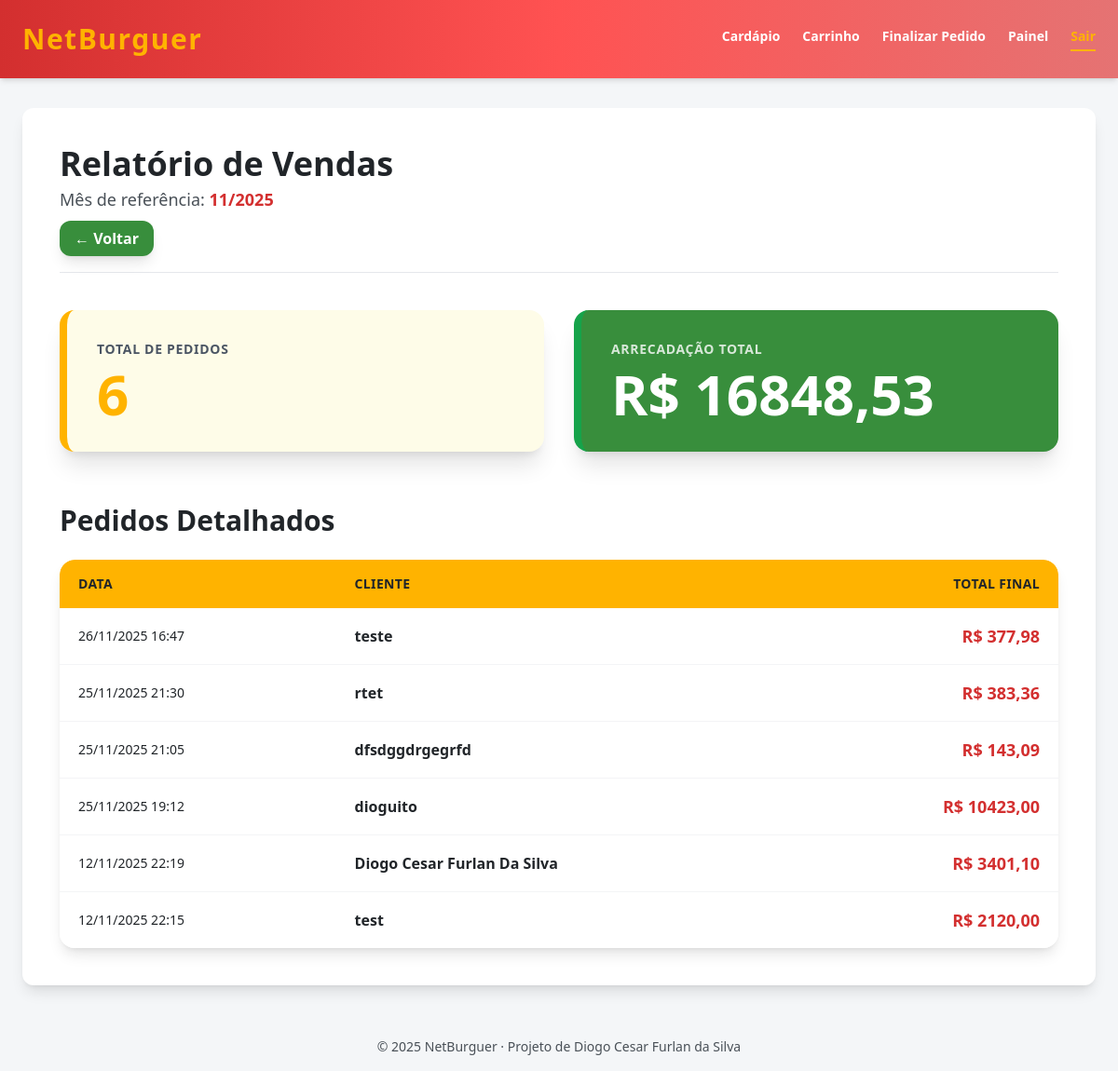
The app's page /painel/pedidos/relatorio/ (signed in), older data.
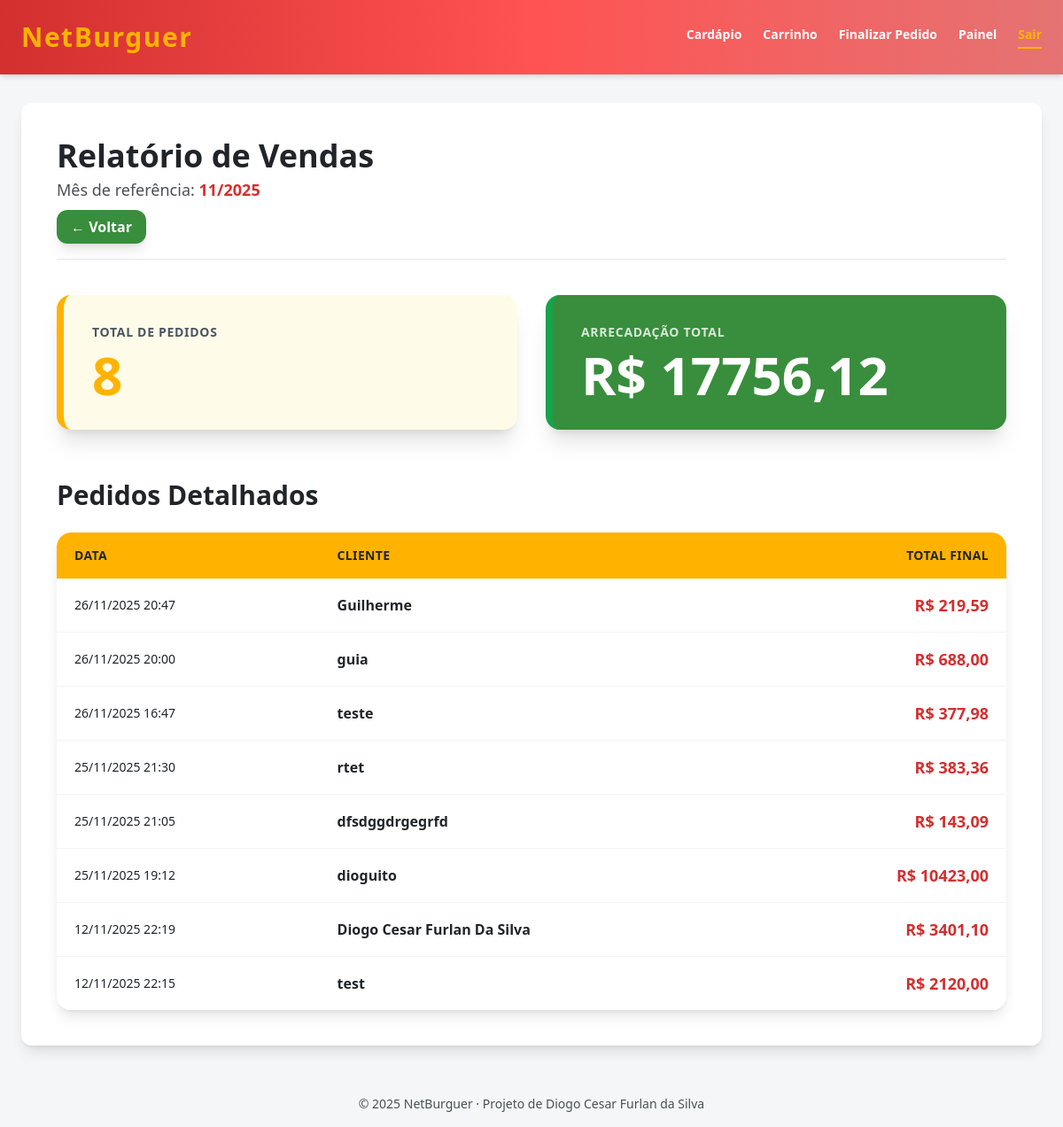
The same page, newer data.
### cardapio/models.py (models this page shows, shortened)
class Pedido(models.Model):
    nome_cliente = models.CharField(max_length=100, verbose_name="Nome do Cliente")
    endereco_entrega = models.CharField(max_length=255, verbose_name="Endereço de Entrega")
    data_criacao = models.DateTimeField(default=timezone.now, verbose_name="Data do Pedido")
    total_bruto = models.DecimalField(max_digits=8, decimal_places=2, default=0.00, verbose_name="Total Bruto")
    desconto_aplicado = models.DecimalField(max_digits=8, decimal_places=2, default=0.00, verbose_name="Desconto Aplicado")
    total_final = models.DecimalField(max_digits=8, decimal_places=2, default=0.00, verbose_name="Total Final")
    itens_json = models.TextField(default="[]", verbose_name="Itens do Pedido (JSON)")
    class Meta:
        verbose_name = "Pedido"
        verbose_name_plural = "Pedidos"
        ordering = ['-data_criacao']

### cardapio/views.py (the view)
# urls.py: path('painel/pedidos/relatorio/', views.relatorio_vendas, name='relatorio_vendas'),
@login_required
def relatorio_vendas(request):
    try:
        hoje = timezone.now().date()
        primeiro_dia_mes = hoje.replace(day=1)
        pedidos_mes = Pedido.objects.filter(data_criacao__date__gte=primeiro_dia_mes).order_by(
            '-data_criacao'
        )
        estatisticas = pedidos_mes.aggregate(
            qtd_pedidos=Count('id'),
            total_mensal=Sum('total_final'),
        )
        qtd_pedidos = estatisticas.get('qtd_pedidos') or 0
        total_mensal = estatisticas.get('total_mensal') or Decimal('0.00')
    except Exception:
        return render(
            request,
            'admin/relatorio.html',
            {'erro': 'Erro ao gerar relatorio de vendas.'},
        )
    context = {
        'qtd_pedidos': qtd_pedidos,
        'total_mensal': total_mensal,
        'mes_referencia': primeiro_dia_mes.strftime('%m/%Y'),
        'pedidos_detalhe': pedidos_mes,
    }
    return render(request, 'admin/relatorio.html', context)

### templates/admin/relatorio.html (shortened to what this page needs)
{% extends "base.html" %}
{% block content %}
    <div class="mb-6">
        <h2 class="text-4xl font-black text-preto-texto">Relatório de Vendas</h2>
        <p class="text-cinza-texto mb-4 text-lg mt-1">
            Mês de referência:
            <strong class="text-vermelho-principal font-extrabold">{{ mes_referencia }}</strong>
        </p>
         <a href="{% url 'admin_painel' %}"
           class="py-2 px-4 font-bold mb-4 rounded-xl shadow-lg bg-verde-principal text-white hover:bg-green-700 transition duration-300 hover:-translate-y-0.5">
           ← Voltar
        </a>
    </div>
    <hr class="border-gray-200 mb-10">
    {% if erro %}
        <div class="p-4 rounded-xl font-semibold bg-red-100 text-red-700 border border-red-300 shadow">
            {{ erro }}
        </div>
    {% else %}
        <div class="grid grid-cols-1 md:grid-cols-2 gap-8 mb-14">
            <div class="p-8 rounded-2xl shadow-xl border-l-8 border-amarelo-principal bg-yellow-50">
                <h3 class="text-sm font-semibold uppercase text-gray-600 tracking-wider mb-2">Total de Pedidos</h3>
                <p class="text-6xl font-black text-amarelo-principal kpi-valor">{{ qtd_pedidos }}</p>
            </div>
            <div class="p-8 rounded-2xl shadow-xl border-l-8 border-green-600 bg-verde-principal text-white">
                <h3 class="text-sm font-semibold uppercase tracking-wider mb-2 opacity-80">Arrecadação Total</h3>
                <p class="text-6xl font-black kpi-valor">R$ {{ total_mensal|floatformat:2 }}</p>
            </div>
        </div>
        <h3 class="text-3xl font-extrabold text-preto-texto mb-6">Pedidos Detalhados</h3>
        {% if pedidos_detalhe %}
            <div class="overflow-x-auto shadow-lg rounded-2xl">
                <table class="w-full text-left border-collapse">
                    <thead class="bg-amarelo-principal text-preto-texto text-sm uppercase font-bold tracking-wide">
                        <tr>
                            <th class="py-4 px-5 rounded-tl-2xl whitespace-nowrap">Data</th>
                            <th class="py-4 px-5">Cliente</th>
                            <th class="py-4 px-5 rounded-tr-2xl whitespace-nowrap text-right">Total Final</th>
                        </tr>
                    </thead>
                    <tbody class="bg-white divide-y divide-gray-100">
                        {% for pedido in pedidos_detalhe %}
                            <tr class="hover:bg-gray-50 transition duration-150">
                                <td class="py-4 px-5 text-sm whitespace-nowrap">
                                    {{ pedido.data_criacao|date:"d/m/Y H:i" }}
                                </td>
                                <td class="py-4 px-5 font-semibold">
                                    {{ pedido.nome_cliente }}
                                </td>
                                <td class="py-4 px-5 text-right text-lg font-black text-vermelho-principal whitespace-nowrap">
                                    R$ {{ pedido.total_final|floatformat:2 }}
                                </td>
                            </tr>
                        {% endfor %}
                    </tbody>
                </table>
            </div>
        {% else %}
            <div class="p-4 rounded-xl font-semibold bg-yellow-100 text-yellow-700 border border-yellow-300 shadow">
                Nenhum pedido encontrado para o mês de referência.
            </div>
        {% endif %}
    {% endif %}
{% endblock %}

Row changes from the older to the newer data that the page shows:
added Pedido: data_criacao "26/11/2025 20:47", nome_cliente "Guilherme", total_final "219,59"
added Pedido: data_criacao "26/11/2025 20:00", nome_cliente "guia", total_final "688,00"
Text that changed along with them:
{{ qtd_pedidos }}: "6" → "8"
{{ total_mensal|floatformat:2 }}: "16848,53" → "17756,12"
